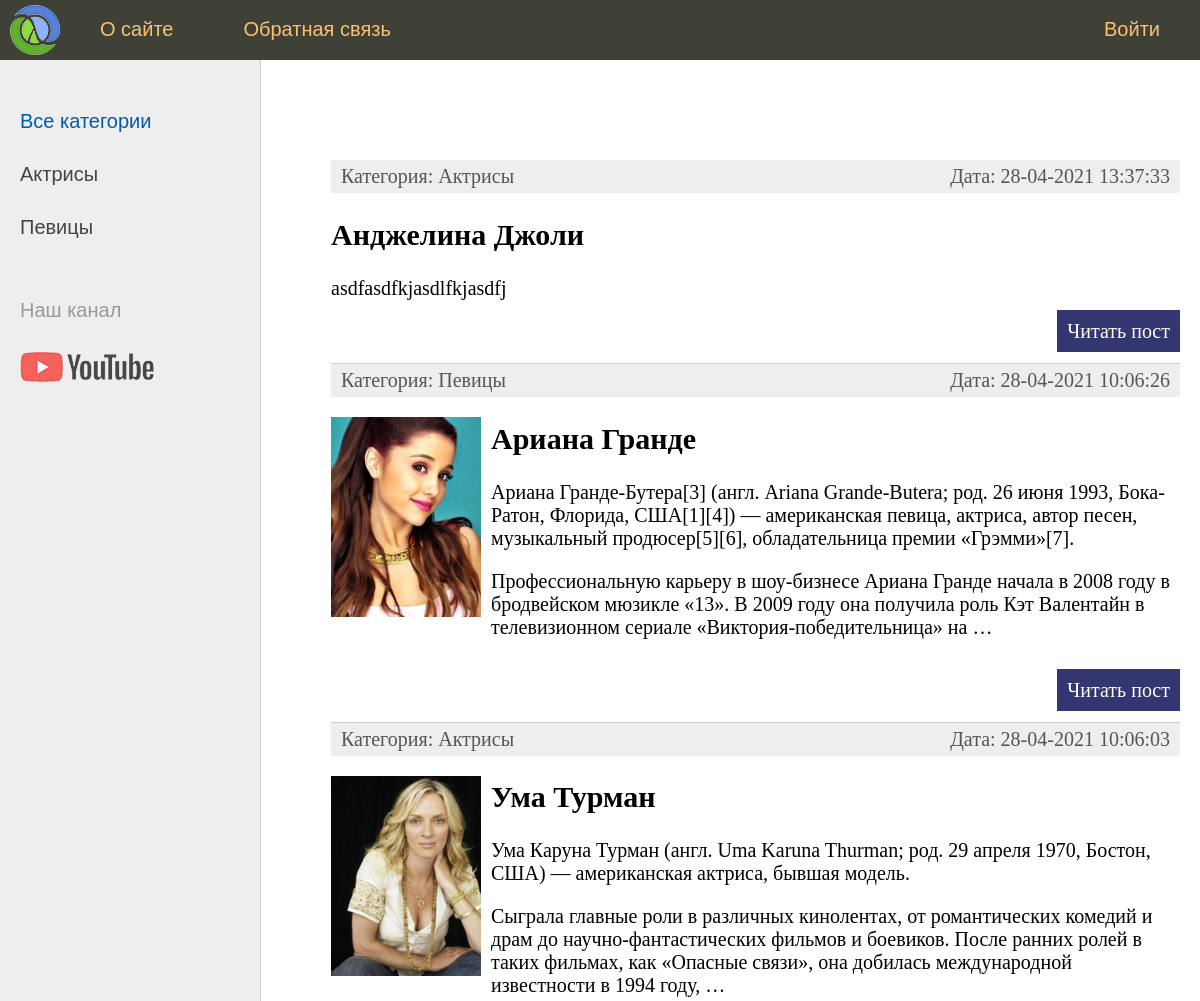
/ (upper part), run on an earlier commit of the app's database.
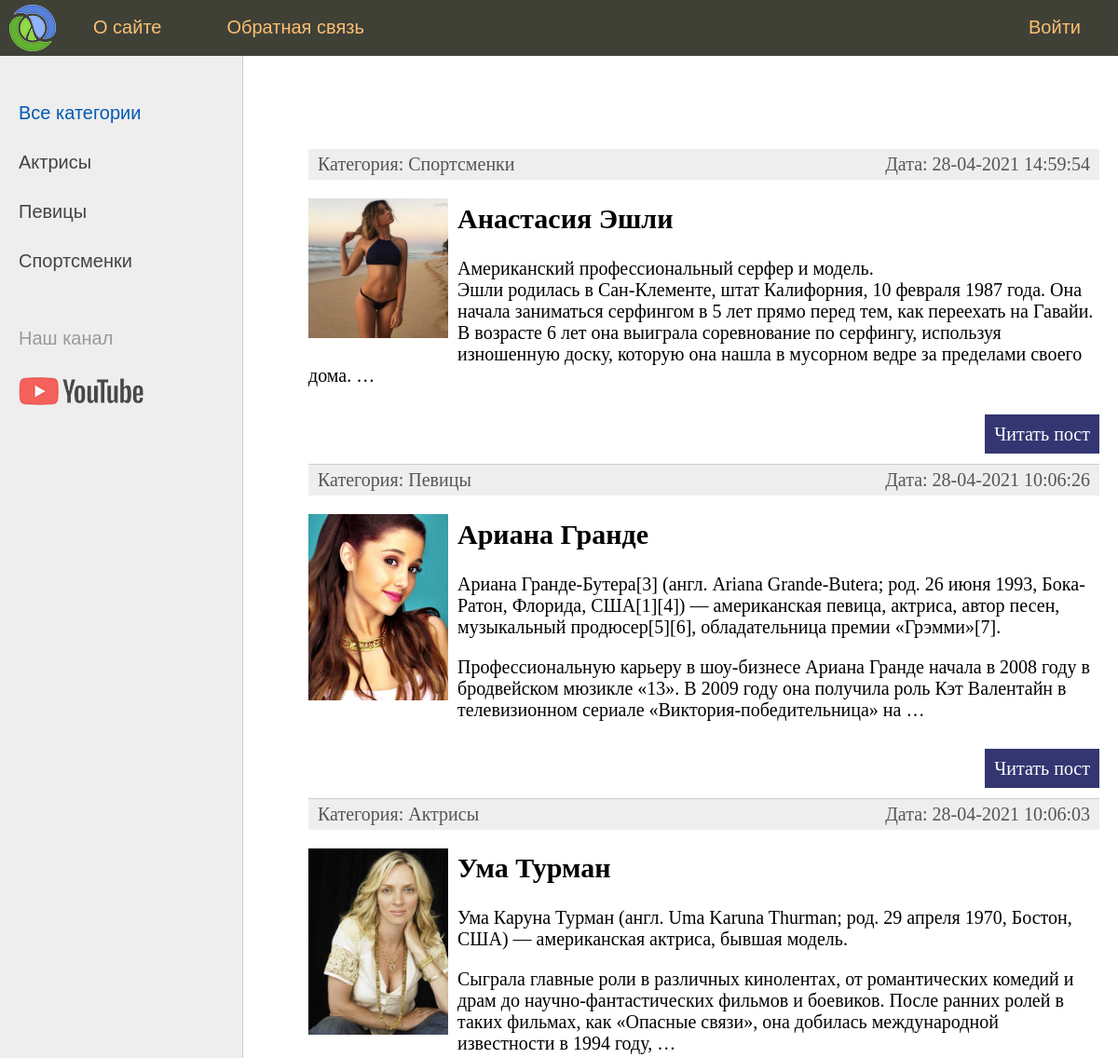
And on a later commit of the database.
### women/models.py (models this page shows, shortened)
class Category(models.Model):
    name = models.CharField(max_length=100, db_index=True, verbose_name="Категория")
    slug = models.SlugField(max_length=255, unique=True, db_index=True, verbose_name='URL')
    def __str__(self):
        return self.name
    def get_absolute_url(self):
        return reverse('category', kwargs={'cat_slug': self.slug})
    class Meta:
        verbose_name = 'Категория'
        verbose_name_plural = 'Категории'
        ordering = ['id']

class Women(models.Model):
    title = models.CharField(max_length=255, verbose_name="Заголовок")
    slug = models.SlugField(max_length=255, unique=True, db_index=True, verbose_name='URL')
    content = models.TextField(blank=True, verbose_name="Текст статьи")
    photo = models.ImageField(upload_to="photos/%Y/%m/%d/", verbose_name="Фото")
    time_create = models.DateTimeField(auto_now_add=True, verbose_name="Время создания")
    time_update = models.DateTimeField(auto_now=True, verbose_name="Время изменения")
    is_published = models.BooleanField(default=True, verbose_name="Публикация")
    cat = models.ForeignKey('Category', on_delete=models.PROTECT, verbose_name="Категории")
    def get_absolute_url(self):
        return reverse('post', kwargs={'post_slug': self.slug})
    class Meta:
        verbose_name = 'Известные женщины'
        verbose_name_plural = 'Известные женщины'
        ordering = ['-time_create', 'title']

### women/views.py (the view)
# urls.py: path('', WomenHome.as_view(), name='home'),
class WomenHome(DataMixin, ListView):
    model = Women
    template_name = 'women/index.html'
    context_object_name = 'posts'
    def get_context_data(self, *, object_list=None, **kwargs):
        context = super().get_context_data(**kwargs)
        c_def = self.get_user_context(title="Главная страница")
        return {**context, **c_def}
    def get_queryset(self):
        return Women.objects.filter(is_published=True)

### women/utils.py (called while the page is built)
    def get_user_context(self, **kwargs):
        context = kwargs
        cats = Category.objects.annotate(Count('women'))
        user_menu = menu.copy()
        if not self.request.user.is_authenticated:
            user_menu.pop(1)
        context['menu'] = user_menu
        context['cats'] = cats
        if 'cat_selected' not in context:
            context['cat_selected'] = 0
        return context

### women/templates/women/index.html (shortened to what this page needs)
{% extends 'women/base.html' %}
{% block content %}
<ul class="list-articles">
    {% for p in posts %}
    <li>
        <div class="article-panel">
            <p class="first">Категория: {{p.cat}}</p>
            <p class="last">Дата: {{p.time_update|date:"d-m-Y H:i:s"}}</p>
        </div>
        {% if p.photo %}
            <p><img class="img-article-left thumb" src="{{p.photo.url}}"></p>
        {% endif %}
        <h2>{{p.title}}</h2>
        {% autoescape on %}
            {{p.content|linebreaks|truncatewords:50}}
        {% endautoescape %}
        <p class="link-read-post"><a href="{{ p.get_absolute_url }}">Читать пост</a></p>
    </li>
    {% endfor %}
</ul>
{% endblock %}

### women/templates/women/base.html (shortened to what this page needs)
{% load static %}
{% load women_tags %}
<!DOCTYPE html>
<html>
<head>
	<link type="text/css" href="{% static 'women/css/styles.css' %}" rel="stylesheet" />
</head>
<body>
<table class="table-page" border=0 cellpadding="0" cellspacing="0">
<tr><td valign=top>
{% block mainmenu %}
		<div class="header">
			<ul id="mainmenu" class="mainmenu">
			<li class="logo"><a href="{% url 'home' %}"><div class="logo"></div></a></li>
{% for m in menu %}
	{% if not forloop.last %}
			<li><a href="{% url m.url_name %}">{{m.title}}</a></li>
	{% else %}
			<li class="last"><a href="{% url m.url_name %}">{{m.title}}</a></li>
	{% endif %}
{% endfor %}
			</ul>
		</div>
{% endblock mainmenu %}
<table class="table-content" border=0 cellpadding="0" cellspacing="0">
<tr>
	<td valign="top" class="left-chapters">
	<ul id="leftchapters">
{% if cat_selected == 0 %}
		<li class="selected">Все категории</li>
{% else %}
		<li><a href="{% url 'home' %}">Все категории</a></li>
{% endif %}
{% for c in cats %}
{% if c.women__count > 0 %}
	{% if c.pk == cat_selected %}
		<li class="selected">{{c.name}}</li>
	{% else %}
		<li><a href="{{ c.get_absolute_url }}"> {{ c.name }}</a></li>
	{% endif %}
{% endif %}
{% endfor %}
		<li class="share">
		<p>Наш канал</p>
		<a class="share-yt" href="https://www.youtube.com/channel/UClJzWfGWuGJL2t-3dYKcHTA/playlists" target="_blank" rel="nofollow"></a>
		</li>
	</ul>
</td>
<td valign="top" class="content">
	<div class="content-text">
{% block content %}
{% endblock %}
	</div>
</td></tr></table>
</td></tr>
</table>
</body>
</html>

What changed in the data, as far as the page shows it:
removed Women: cat "Актрисы", time_update "28-04-2021 13:37:33", title "Анджелина Джоли", content "asdfasdfkjasdlfkjasdfj"
added Category: name "Спортсменки"
added Women: cat "Спортсменки", time_update "28-04-2021 14:59:54", photo (picture), title "Анастасия Эшли", content "Американский профессиональный серфер и модель. Эшли родилась в Сан-Клементе, штат Калифорния, 10 февраля 1987 года. Она начала заниматься серфингом в 5 лет прямо перед тем, как переехать на Гавайи. В возрасте 6 лет она выиграла соревнование по серфингу, используя изношенную доску, которую она нашла в мусорном ведре за пределами своего дома. …"
